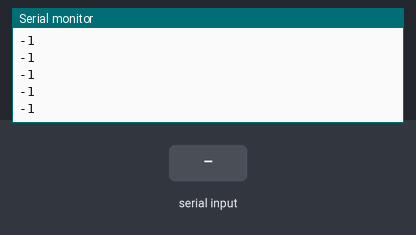
Bench run of a sketch on a simulated Arduino Uno, built with avr-gcc and run on an emulated ATmega328P. Shown: the last lines printed to the serial monitor. The inputs (shaded band) are chosen by the test bench.

Above: at 1.2 s.
1.3 s: "1" received over the second serial link
At 1.31 s:
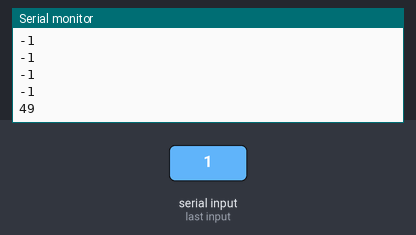
2.8 s: "0" received over the second serial link
At 2.81 s:
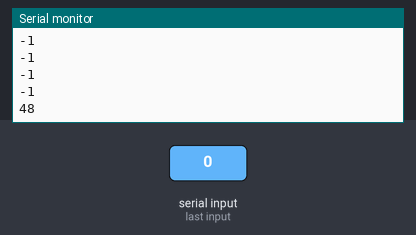
4.3 s: "2" received over the second serial link
At 4.31 s:
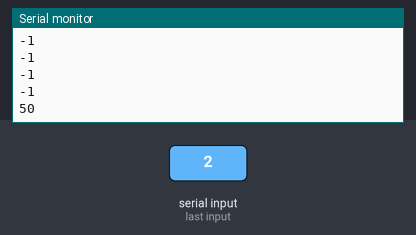
Timing chart, 0 to 7.3 s (numbered marks = the images above; inputs shaded):
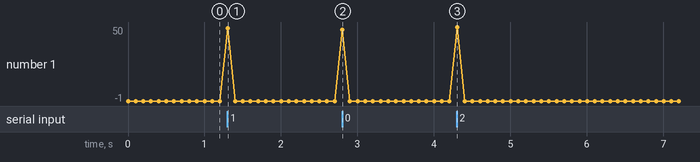

Measured:
- after the input at 1.3 s, the serial monitor: prints a new line at once (image 1)
- after the input at 2.8 s, the serial monitor: prints a new line at once (image 2)
- after the input at 4.3 s, the serial monitor: prints a new line at once (image 3)

The sketch:

test-BT2.ino
```cpp
#include <SoftwareSerial.h>

SoftwareSerial BT(10,11); //RX,TX

void setup()
{
  Serial.begin(9600);
  BT.begin(9600);
}

void loop()
{
  // long Data = BT.read();
  Serial.println(BT.read());
  delay(100);
}
```
